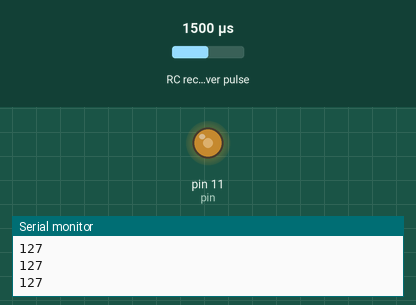
A sketch run on a simulated Arduino Uno, built with avr-gcc and run on an emulated ATmega328P. Shown: output pins drawn as LEDs (lit = HIGH), the last lines printed to the serial monitor. Wiring (inferred from the names in the program): RC receiver channel: data pin 8. Inputs (shaded band) come from the test bench; at power-on: RC receiver pulse 1500 µs.

Above: at 1.2 s.
1.3 s: RC receiver pulse (sensor on pin 8) set to 1020 µs
At 1.7 s:
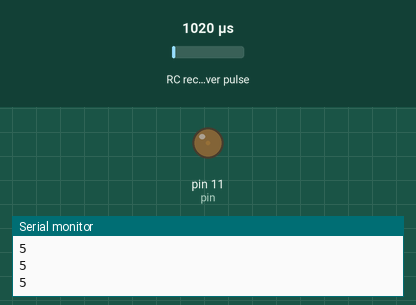
2.8 s: RC receiver pulse (sensor on pin 8) set to 1750 µs
At 4.0 s:
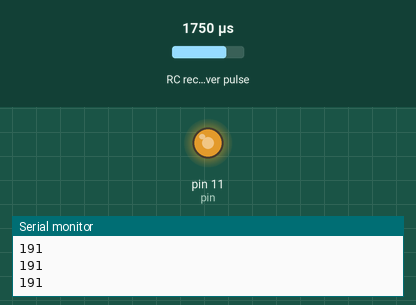
4.3 s: RC receiver pulse (sensor on pin 8) set to 1980 µs
At 5.2 s:
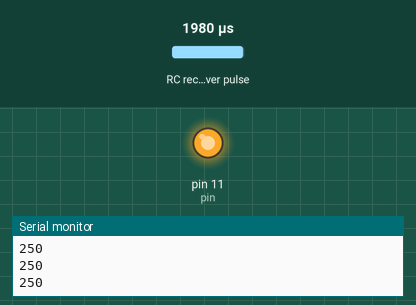
5.8 s: RC receiver pulse (sensor on pin 8) set to 1500 µs
At 6.3 s:
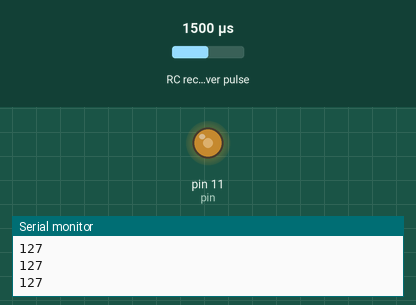
Timing chart, 0 to 8.3 s (numbered marks = the images above; inputs shaded):
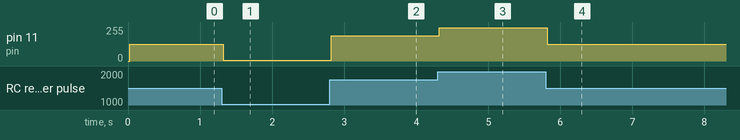

Measured:
- after the input at 1.3 s, pin 11 (pin): 127/255 → 5/255 at once
- after the input at 2.8 s, pin 11 (pin): 5/255 → 191/255 at once
- after the input at 4.3 s, pin 11 (pin): 191/255 → 250/255 at once
- after the input at 5.8 s, pin 11 (pin): 250/255 → 127/255 at once

The sketch:

sketch_nov20a.ino
```cpp
//#include <sketch_nov20a.h>

int ch1Pin = 8, ch1, pin = 11;//pin må ha pwm

void setup() {
  pinMode(ch1Pin, INPUT);
  Serial.begin(9600);
}

void loop() {
  ch1 = pulseIn(ch1Pin, HIGH);
  ch1 = map(ch1, 1000, 2000, 0, 255); //map(value, fromMin, fromMax, toMin, toMax)
  analogWrite(pin, ch1);
  Serial.println(ch1);
}
```
